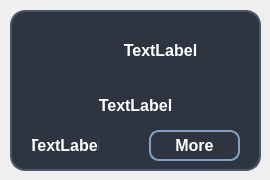
<?xml version="1.0" encoding="UTF-8"?>
<ui version="4.0">
 <class>card_w</class>
 <widget class="QWidget" name="card_w">
  <property name="geometry">
   <rect>
    <x>0</x>
    <y>0</y>
    <width>270</width>
    <height>180</height>
   </rect>
  </property>
  <property name="windowTitle">
   <string>Form</string>
  </property>
  <widget class="QWidget" name="widget" native="true">
   <property name="geometry">
    <rect>
     <x>10</x>
     <y>10</y>
     <width>251</width>
     <height>161</height>
    </rect>
   </property>
   <property name="styleSheet">
    <string notr="true">QWidget {
    background-color: #2e3440;
    border-radius: 15px;
    border: 2px solid #4c566a;
}
</string>
   </property>
   <widget class="QLabel" name="label">
    <property name="geometry">
     <rect>
      <x>20</x>
      <y>20</y>
      <width>41</width>
      <height>41</height>
     </rect>
    </property>
    <property name="styleSheet">
     <string notr="true">color: rgb(255, 255, 255);
border-color: rgba(255, 255, 255, 0);</string>
    </property>
    <property name="text">
     <string/>
    </property>
    <property name="pixmap">
     <pixmap resource="res.qrc">:/images/bankicon2.png</pixmap>
    </property>
    <property name="scaledContents">
     <bool>true</bool>
    </property>
   </widget>
   <widget class="QLabel" name="username">
    <property name="geometry">
     <rect>
      <x>70</x>
      <y>20</y>
      <width>161</width>
      <height>41</height>
     </rect>
    </property>
    <property name="styleSheet">
     <string notr="true">QLabel {
    background-color: #2e3440;
	 border-color: rgba(255, 255, 255, 0);
    color: white;
    border-radius: 10px;
    padding: 10px;
    font-size: 16px;
    font-weight: bold;
    text-align: center;
    text-shadow: 1px 1px 2px black;
}</string>
    </property>
    <property name="text">
     <string>TextLabel</string>
    </property>
    <property name="alignment">
     <set>Qt::AlignCenter</set>
    </property>
   </widget>
   <widget class="QLabel" name="cardnum">
    <property name="geometry">
     <rect>
      <x>20</x>
      <y>80</y>
      <width>211</width>
      <height>31</height>
     </rect>
    </property>
    <property name="styleSheet">
     <string notr="true">QLabel {
    background-color: #2e3440;
	 border-color: rgba(255, 255, 255, 0);
    color: white;
    border-radius: 10px;
    padding: 1px;
    font-size: 16px;
    font-weight: bold;
    text-align: center;
    text-shadow: 1px 1px 2px black;
}</string>
    </property>
    <property name="text">
     <string>TextLabel</string>
    </property>
    <property name="alignment">
     <set>Qt::AlignCenter</set>
    </property>
   </widget>
   <widget class="QLabel" name="cvv2">
    <property name="geometry">
     <rect>
      <x>20</x>
      <y>120</y>
      <width>71</width>
      <height>31</height>
     </rect>
    </property>
    <property name="styleSheet">
     <string notr="true">QLabel {
    background-color: #2e3440;
	 border-color: rgba(255, 255, 255, 0);
    color: white;
    border-radius: 10px;
    padding: 0px;
    font-size: 16px;
    font-weight: bold;
    text-align: center;
    text-shadow: 1px 1px 2px black;
}</string>
    </property>
    <property name="text">
     <string>TextLabel</string>
    </property>
    <property name="alignment">
     <set>Qt::AlignCenter</set>
    </property>
   </widget>
   <widget class="QPushButton" name="moreBotton">
    <property name="geometry">
     <rect>
      <x>139</x>
      <y>120</y>
      <width>91</width>
      <height>31</height>
     </rect>
    </property>
    <property name="styleSheet">
     <string notr="true">QPushButton {
    background-color: qlineargradient(
        spread:pad, x1:0, y1:0, x2:1, y2:0,
        stop:0 #5e81ac, stop:1 #81a1c1
    );
    color: white;
    border-radius: 10px;
    border: 2px solid #81a1c1;
    padding: 1px;
    font-size: 16px;
    font-weight: bold;
    text-align: center;
    text-shadow: 1px 1px 2px black;
}

QPushButton:hover {
    background-color: qlineargradient(
        spread:pad, x1:0, y1:0, x2:1, y2:0,
        stop:0 #81a1c1, stop:1 #5e81ac
    );
}

QPushButton:pressed {
    background-color: qlineargradient(
        spread:pad, x1:0, y1:0, x2:1, y2:0,
        stop:0 #5e81ac, stop:1 #81a1c1
    );
    padding-left: 6px;
    padding-top: 6px;
}
</string>
    </property>
    <property name="text">
     <string>More</string>
    </property>
   </widget>
  </widget>
 </widget>
 <resources>
  <include location="res.qrc"/>
 </resources>
 <connections/>
</ui>
